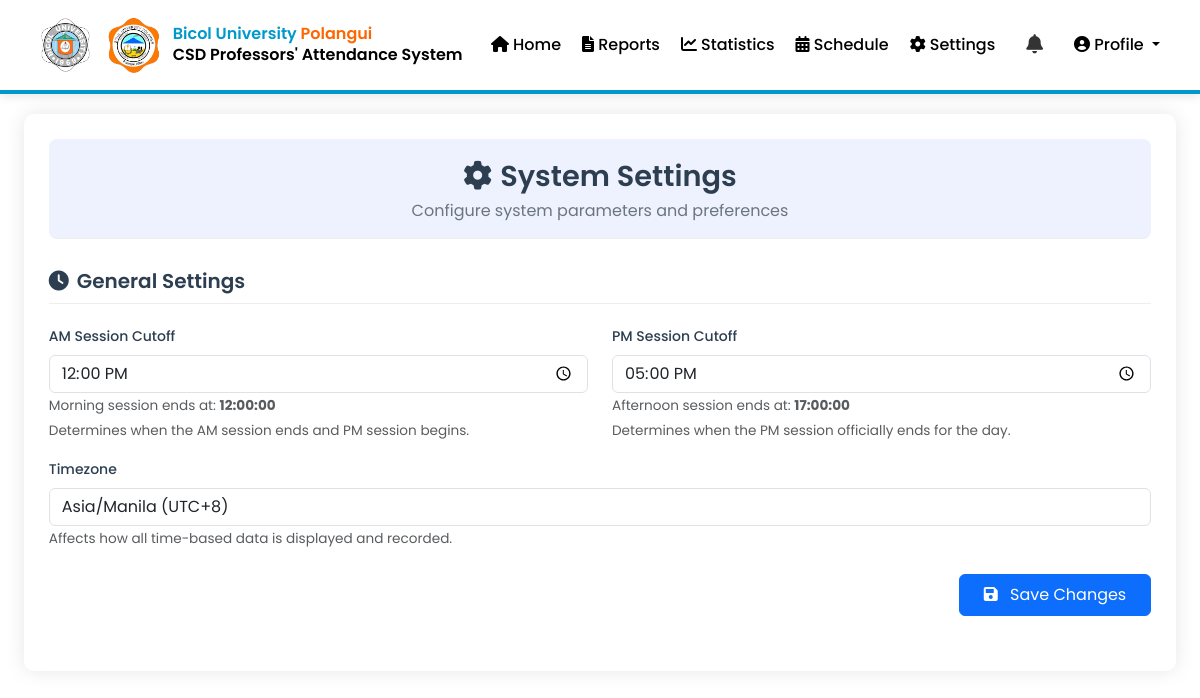
The page /pages/settings.php on the database its author committed.
### tables this page shows
CREATE TABLE `settings` (
  `id` int(11) NOT NULL,
  `timezone` varchar(50) NOT NULL DEFAULT 'Asia/Manila',
  `am_cutoff` time DEFAULT '12:00:00',
  `pm_cutoff` time DEFAULT '17:00:00'
);

### pages/settings.php (the view, shortened to what this page needs)
<?php
include '../config/database.php';
$sql = "SELECT * FROM settings WHERE id = 1";
$result = $conn->query($sql);
$settings = $result->fetch_assoc();
?>
<!DOCTYPE html>
<html lang="en">
<head>
    <link rel="stylesheet" href="https://cdn.jsdelivr.net/npm/bootstrap@5.3.0/dist/css/bootstrap.min.css">
    <link rel="stylesheet" href="https://cdnjs.cloudflare.com/ajax/libs/font-awesome/6.0.0/css/all.min.css">
    <link rel="stylesheet" href="../assets/css/attendance-report.css">
</head>
<body>
    <?php include '../includes/navbar.php'; ?>
    <div class="container-fluid py-4">
        <div class="main-container">
            <div class="page-header">
                <h1><i class="fas fa-cog me-2"></i>System Settings</h1>
                <p class="page-subtitle">Configure system parameters and preferences</p>
            </div>
            <div class="section">
                <div class="section-header">
                    <h2><i class="fas fa-clock me-2"></i>General Settings</h2>
                </div>
                <form method="POST">
                    <div class="row mb-3">
                        <div class="col-md-6">
                            <label class="form-label">AM Session Cutoff</label>
                            <input type="time" name="am_cutoff" class="form-control"
                                value="<?= htmlspecialchars($settings['am_cutoff']); ?>" required
                                oninput="updateAmCutoffPreview()">
                            <small class="text-muted time-help-text">Morning session ends at:
                                <strong id="amCutoffPreview"><?= htmlspecialchars($settings['am_cutoff']); ?></strong>
                            </small>
                            <small class="text-muted time-help-text d-block">
                                Determines when the AM session ends and PM session begins.
                            </small>
                        </div>
                        <div class="col-md-6">
                            <label class="form-label">PM Session Cutoff</label>
                            <input type="time" name="pm_cutoff" class="form-control"
                                value="<?= htmlspecialchars($settings['pm_cutoff']); ?>" required
                                oninput="updatePmCutoffPreview()">
                            <small class="text-muted time-help-text">Afternoon session ends at:
                                <strong id="pmCutoffPreview"><?= htmlspecialchars($settings['pm_cutoff']); ?></strong>
                            </small>
                            <small class="text-muted time-help-text d-block">
                                Determines when the PM session officially ends for the day.
                            </small>
                        </div>
                    </div>
                    <div class="mb-3">
                        <label class="form-label">Timezone</label>
                        <select name="timezone" class="form-control">
                            <option value="Asia/Manila" <?= ($settings['timezone'] == "Asia/Manila") ? 'selected' : ''; ?>>Asia/Manila (UTC+8)</option>
                        </select>
                        <small class="text-muted time-help-text">
                            Affects how all time-based data is displayed and recorded.
                        </small>
                    </div>
                    <div class="d-flex justify-content-end mt-4">
                        <button type="submit" name="save_settings" class="btn btn-primary px-4 py-2">
                            <i class="fas fa-save me-2"></i> Save Changes
                        </button>
                    </div>
                </form>
            </div>
        </div>
    </div>
</body>
</html>

### assets/css/attendance-report.css (style rules this page uses)
:root { --primary: #4361ee; --primary-light: #eef2ff; --secondary: #64748b; --success: #10b981; --danger: #ef4444; --warning: #f59e0b; --dark: #1e293b; --light: #f8fafc; --border: #e2e8f0; }
body { font-family: 'Inter', sans-serif; background-color: var(--light); color: var(--dark); }
.main-container { background-color: #fff; border-radius: 8px; box-shadow: 0 0 15px rgba(0, 0, 0, 0.05); margin: 20px auto; padding: 25px; max-width: 98%; }
.page-header { margin-bottom: 30px; padding: 20px; background-color: var(--primary-light) !important; border-radius: 8px; text-align: center; }
.page-header h1 { font-size: 1.8rem; font-weight: 600; color: #333; margin-bottom: 5px; }
.page-header p { margin-bottom: 0; color: #6c757d; }
.section { margin-bottom: 30px; }
.section-header { margin-bottom: 20px; padding-bottom: 10px; border-bottom: 1px solid #eee; }
.section-header h2 { font-size: 1.2rem; font-weight: 600; color: #333; margin: 0; }
.form-label { font-weight: 500; font-size: 0.875rem; color: var(--dark); margin-bottom: 0.5rem; }
.form-control, .form-select { border-radius: 0.5rem; border: 1px solid var(--border); padding: 0.5rem 0.75rem; font-size: 0.875rem; transition: border-color 0.2s ease, box-shadow 0.2s ease; }
.btn-primary { background-color: var(--primary); border-color: var(--primary); border-radius: 0.5rem; padding: 0.5rem 1rem; font-weight: 500; transition: all 0.2s ease; }

### pages/settings.php (style rules this page uses)
.main-container { background-color: #fff; border-radius: 10px; box-shadow: 0 0 20px rgba(0, 0, 0, 0.1); padding: 25px; margin-bottom: 30px; }
.page-header { margin-bottom: 30px; padding-bottom: 15px; border-bottom: 1px solid #eee; }
.page-header h1 { font-weight: 600; color: #2c3e50; margin-bottom: 5px; }
.page-subtitle { color: #7f8c8d; font-size: 16px; margin-bottom: 15px; }
.section { margin-bottom: 30px; }
.section-header { margin-bottom: 20px; padding-bottom: 10px; border-bottom: 1px solid #eee; }
.section-header h2 { font-size: 20px; font-weight: 600; color: #2c3e50; }
.form-label { font-weight: 500; color: #2c3e50; }
.time-help-text { font-size: 0.85rem; color: #6c757d; margin-top: 0.25rem; }

### includes/navbar.php (style rules this page uses)
body { font-family: 'Poppins', sans-serif; padding-top: 70px; transition: background-color 0.3s ease-in-out; }

### rows shown on the page
settings: am_cutoff "12:00:00", pm_cutoff "17:00:00", timezone "Asia/Manila (UTC+8)"
